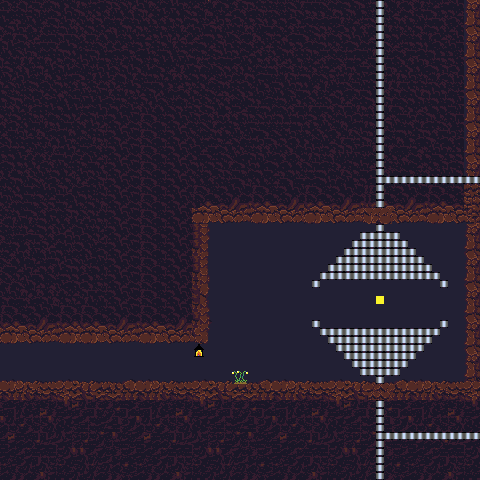

Rendered tile map (Tiled .tmx) drawn with the repository's tilesets; below, a short description and the map source with its tile grids summarised:
An orthogonal 60x60 tile map with 8x8 px tiles, 6 tile layers (background2, walls, deco2, caves_deco, ...), 3 tilesets and 2 objects (player_start, passage).

<map version="1.0" orientation="orthogonal" width="60" height="60" tilewidth="8" tileheight="8">
 <properties>
  <property name="music_track" value="silence" />
 </properties>
 <tileset firstgid="1" name="Tileset1_8x8" tilewidth="8" tileheight="8">
  <image source="Tileset1_8x8.png" width="256" height="424" />
 </tileset>
 <tileset firstgid="1697" name="Tileset2_8x8" tilewidth="8" tileheight="8">
  <image source="Tileset2_8x8.png" width="256" height="256" />
 </tileset>
 <tileset firstgid="2721" name="SpaceBGC" tilewidth="8" tileheight="8">
  <image source="SpaceBGC.png" width="160" height="160" />
 </tileset>
 <layer name="background2" width="60" height="60">
  <data>[3600 cells, 3600 non-empty, 2 distinct tile ids]</data>
 </layer>
 <layer name="walls" width="60" height="60">
  <data>[3600 cells, 2956 non-empty, 137 distinct tile ids]</data>
 </layer>
 <layer name="deco2" width="60" height="60">
  <data>[3600 cells, 5 non-empty, 5 distinct tile ids]</data>
 </layer>
 <layer name="caves_deco" width="60" height="60">
  <data>[3600 cells, 476 non-empty, 43 distinct tile ids]</data>
 </layer>
 <layer name="foreground" width="60" height="60">
  <data>[3600 cells, 13 non-empty, 6 distinct tile ids]</data>
 </layer>
 <objectgroup name="objects" width="60" height="60">
  <object name="player_start" x="61" y="346" width="12" height="25" />
  <object name="passage" x="19" y="351" width="8" height="33">
   <properties>
    <property name="to_passage" value="c_ctresh1" />
    <property name="to_scene" value="c.tmx" />
   </properties>
  </object>
 </objectgroup>
 <layer name="background" width="60" height="60">
  <data>[3600 cells, 3 non-empty, 1 distinct tile ids]</data>
 </layer>
</map>
